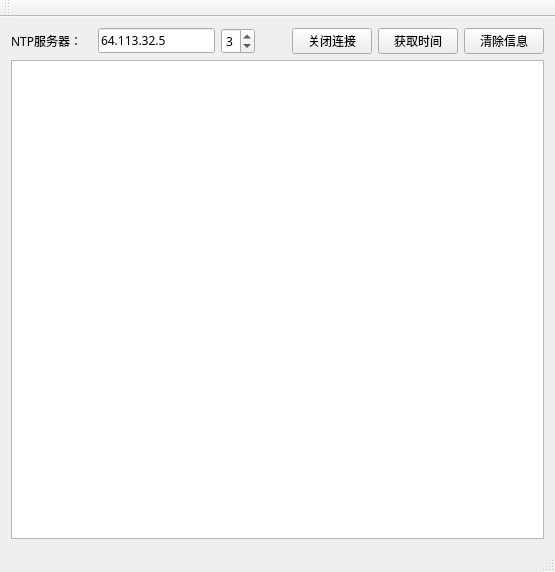
<?xml version="1.0" encoding="UTF-8"?>
<ui version="4.0">
 <class>MainWindow</class>
 <widget class="QMainWindow" name="MainWindow">
  <property name="geometry">
   <rect>
    <x>0</x>
    <y>0</y>
    <width>555</width>
    <height>572</height>
   </rect>
  </property>
  <property name="font">
   <font>
    <family>微软雅黑</family>
   </font>
  </property>
  <property name="windowTitle">
   <string>MainWindow</string>
  </property>
  <widget class="QWidget" name="centralWidget">
   <layout class="QGridLayout" name="gridLayout_2">
    <item row="0" column="0">
     <layout class="QVBoxLayout" name="verticalLayout">
      <item>
       <layout class="QGridLayout" name="gridLayout">
        <item row="2" column="1">
         <layout class="QVBoxLayout" name="verticalLayout_2"/>
        </item>
        <item row="0" column="6">
         <widget class="QPushButton" name="pushButton_2">
          <property name="text">
           <string>清除信息</string>
          </property>
         </widget>
        </item>
        <item row="0" column="5">
         <widget class="QPushButton" name="pushButton">
          <property name="text">
           <string>获取时间</string>
          </property>
         </widget>
        </item>
        <item row="0" column="4">
         <widget class="QPushButton" name="pushButton_3">
          <property name="text">
           <string>关闭连接</string>
          </property>
         </widget>
        </item>
        <item row="0" column="1">
         <widget class="QLineEdit" name="lineEdit">
          <property name="toolTip">
           <string>&lt;html&gt;&lt;head/&gt;&lt;body&gt;&lt;p&gt;time.windows.com -&amp;gt; 52.178.223.23&lt;/p&gt;&lt;p&gt;time.nist.gov -&amp;gt; 64.113.32.5&lt;/p&gt;&lt;/body&gt;&lt;/html&gt;</string>
          </property>
          <property name="layoutDirection">
           <enum>Qt::LeftToRight</enum>
          </property>
          <property name="text">
           <string>64.113.32.5</string>
          </property>
          <property name="maxLength">
           <number>16</number>
          </property>
          <property name="alignment">
           <set>Qt::AlignLeading|Qt::AlignLeft|Qt::AlignVCenter</set>
          </property>
         </widget>
        </item>
        <item row="0" column="3">
         <widget class="QLabel" name="label_2">
          <property name="text">
           <string>        </string>
          </property>
         </widget>
        </item>
        <item row="0" column="0">
         <widget class="QLabel" name="label">
          <property name="text">
           <string>NTP服务器：   </string>
          </property>
         </widget>
        </item>
        <item row="0" column="2">
         <widget class="QSpinBox" name="spinBox">
          <property name="toolTip">
           <string>&lt;html&gt;&lt;head/&gt;&lt;body&gt;&lt;p&gt;NTP版本&lt;/p&gt;&lt;/body&gt;&lt;/html&gt;</string>
          </property>
          <property name="minimum">
           <number>1</number>
          </property>
          <property name="maximum">
           <number>4</number>
          </property>
          <property name="value">
           <number>3</number>
          </property>
         </widget>
        </item>
       </layout>
      </item>
     </layout>
    </item>
    <item row="1" column="0">
     <widget class="QPlainTextEdit" name="plainTextEdit">
      <property name="readOnly">
       <bool>true</bool>
      </property>
     </widget>
    </item>
   </layout>
  </widget>
  <widget class="QMenuBar" name="menuBar">
   <property name="geometry">
    <rect>
     <x>0</x>
     <y>0</y>
     <width>555</width>
     <height>23</height>
    </rect>
   </property>
  </widget>
  <widget class="QToolBar" name="mainToolBar">
   <attribute name="toolBarArea">
    <enum>TopToolBarArea</enum>
   </attribute>
   <attribute name="toolBarBreak">
    <bool>false</bool>
   </attribute>
  </widget>
  <widget class="QStatusBar" name="statusBar"/>
 </widget>
 <layoutdefault spacing="6" margin="11"/>
 <resources/>
 <connections/>
</ui>
